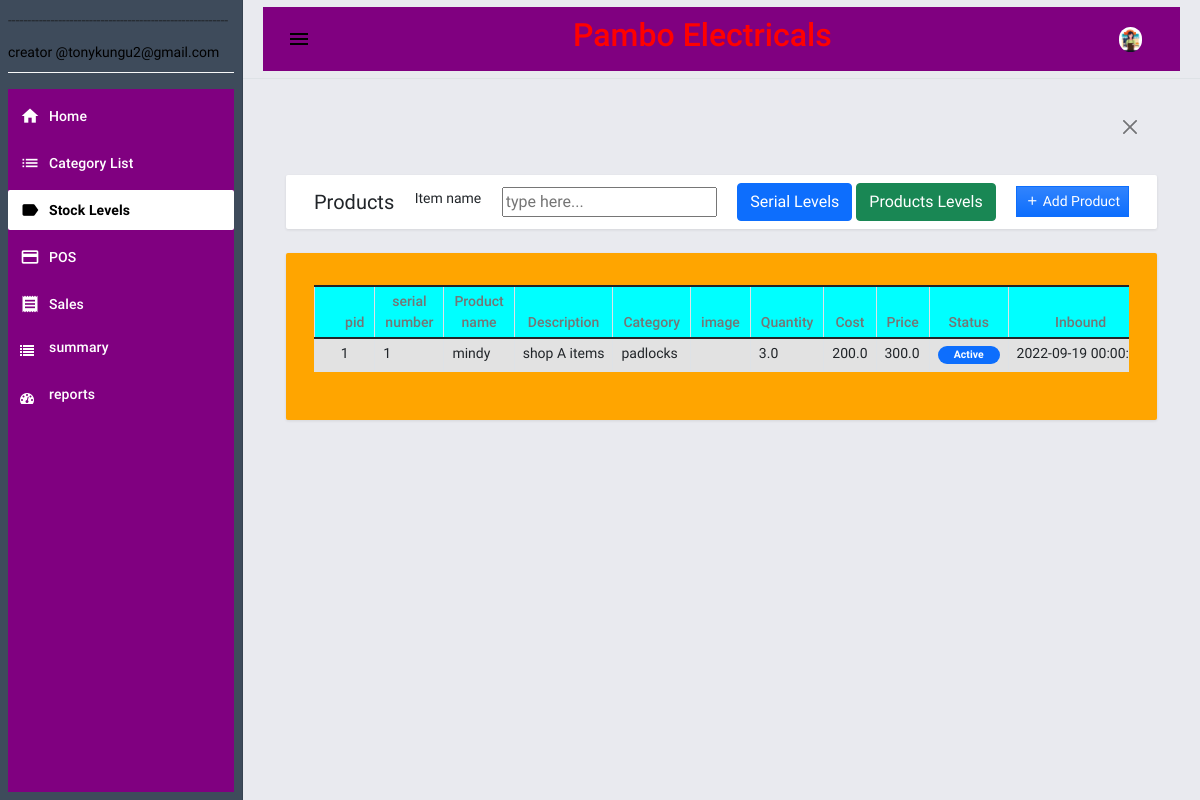
The page /products (signed in) on the database as committed earlier.
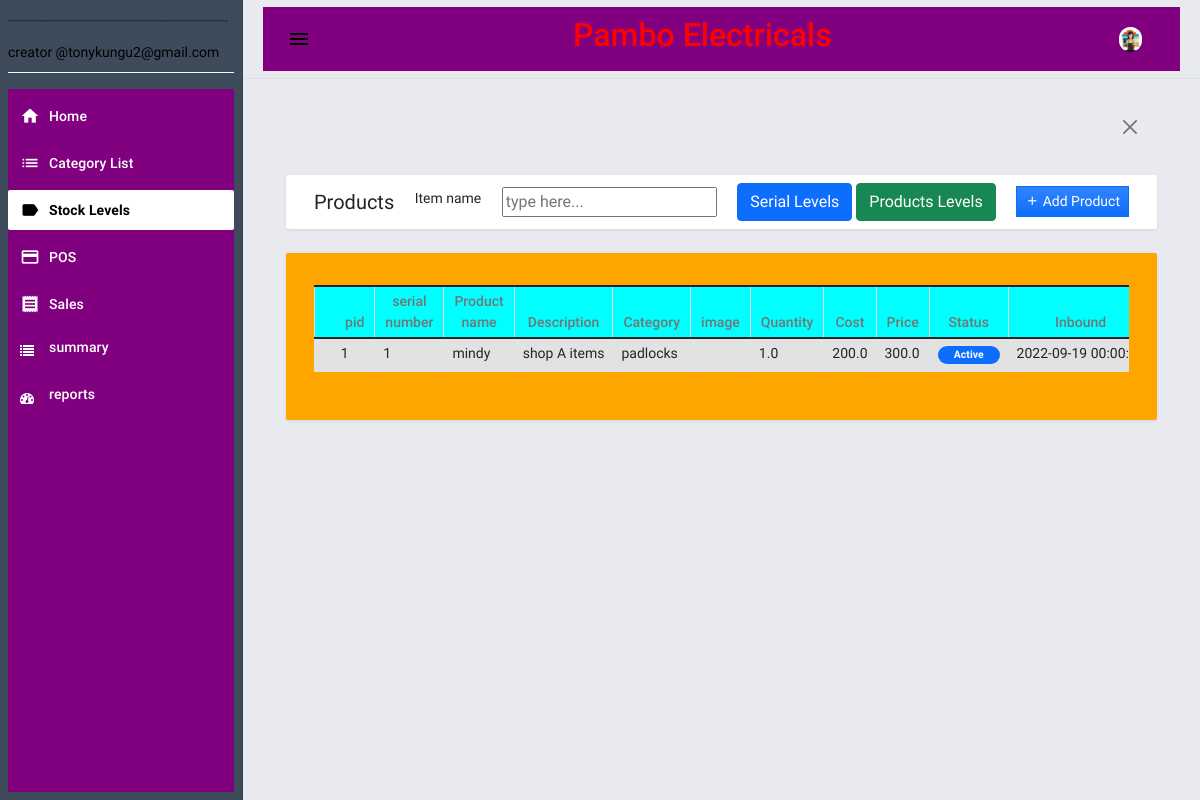
The same page on the database as committed later.
### pambo/database.py (models this page shows)
class products(posData.Model): # actual products info
    pid=posData.Column(posData.Integer,primary_key=True)
    serial=posData.Column(posData.String(),nullable=False,default="0")
    pname=posData.Column(posData.String(100),nullable=False)
    pDesc=posData.Column(posData.String(100),nullable=True)
    pCat=posData.Column(posData.String(100),nullable=False)
    pImage=posData.Column(posData.String(100),nullable=True)
    pQuant=posData.Column(posData.Float,nullable=False)
    pCost=posData.Column(posData.Float,nullable=False)
    pPrice=posData.Column(posData.Float,nullable=False)
    pStatus=posData.Column(posData.String(100),nullable=False)
    pDate=posData.Column(posData.DateTime,nullable=False,default=datetime.utcnow)
    pShop=posData.Column(posData.String(100),nullable=False)
    pCreator=posData.Column(posData.String(100),nullable=False)

### pambo/routes.py (the view)
@app.route('/products')
@login_required
def prodInfo():
    prods=products.query.all()
    prodGrp=getProdCat()
    return render_template('products.html',prods=prods,prodGrp=prodGrp)

### pambo/grpProd.py (called while the page is built)
def getProdCat():
    conn=sqlite3.connect('./pambo/pos.db')
    rows=[]
    cur=conn.execute('select pName,pCat,count(*) as No_Products,sum(pCost) as total_cost,sum(pPrice) as total_Price from products group by pName')
    for row in cur:
        rows.append(row)
    return rows

### pambo/routes.py (called while the page is built)
@logins.user_loader
def load_user(id):
    return posUsers.query.get(int(id))

### pambo/template/products.html (shortened to what this page needs)
{% extends "base.html" %} {% block pageContent %}
<div class="mdc-layout-grid__cell stretch-card mdc-layout-grid__cell--span-12">
    <div class="mdc-card py-2">
        <div class="d-flex justify-content-between align-items-center">
            <h4 class="card-title mb-0">Products </h4>
            <p>Item name</p>
            <input list="magicHouses" id="iname" name="iname" placeholder="type here..." />
            <div class="text-start">
                <a href="{{url_for('prodInfo')}}"><button class="btn btn-primary" id="create_new"><span> Serial Levels</span></button></a>
                <button onclick="prodGrp()" class="btn btn-success"id="create_new"><span> Products Levels</span></button>
            </div>
            <div class="text-start">
                <a href="{{url_for('addProd')}}"><button class="btn btn-primary bg-gradient btn-sm rounded-0" id="create_new"><i class="mdi mdi-plus"></i><span> Add Product</span></button></a>
            </div>
        </div>
    </div>
</div>
<div class="mdc-layout-grid__cell stretch-card mdc-layout-grid__cell--span-12">
    <div class="mdc-card" style="background-color:orange ;">
        <div class="table-responsive" id="products">
            <table class="table table-striped table-bordered">
                <colgroup>
                    <col width="5%">
                    <col width="20%">
                    <col width="20%">
                    <col width="25%">
                    <col width="15%">
                    <col width="15%">
                </colgroup>
                <thead style="background-color:aqua">
                    <tr>
                        <th class="text-center py-1">pid</th>
                        <th class="text-center py-1">serial number</th>
                        <th class="text-center py-1">Product name</th>
                        <th class="text-center py-1">Description</th>
                        <th class="text-center py-1">Category</th>
                        <th class="text-center py-1">image</th>
                        <th class="text-center py-1">Quantity</th>
                        <th class="text-center py-1">Cost</th>
                        <th class="text-center py-1">Price</th>
                        <th class="text-center py-1">Status</th>
                        <th class="text-center py-1">Inbound</th>
                    </tr>
                </thead>
                <tbody id="prodtab">
                    {% for prod in prods %}
                    <tr>
                        <td class="px-2 py-1 text-center">{{prod.pid}}</td>
                        <td class="px-2 py-1 text-start">{{prod.serial}}</td>
                        <td class="px-2 py-1 text-start">{{prod.pname}}</td>
                        <td class="px-2 py-1 text-start">{{prod.pDesc}}</td>
                        <td class="px-2 py-1 text-start">{{prod.pCat}}</td>
                        <td class="px-2 py-1 text-start"><a href="/imdownload/{{prod.pImage}}">{{prod.pImage}}</a> </td>
                        <td class="px-2 py-1 text-start">{{prod.pQuant}}</td>
                        <td class="px-2 py-1 text-start">{{prod.pCost}}</td>
                        <td class="px-2 py-1 text-start">{{prod.pPrice}}</td>
                        <td class="px-2 py-1 text-center">
                            {% if prod.pStatus=="1" %}
                            <span class="badge bg-primary rounded-pill px-3">Active</span>
                            {% else %}
                            <span class="badge bg-secondary rounded-pill px-3">Inactive</span>
                            {% endif %}
                        </td>
                        <td class="px-2 py-1 text-start">{{prod.pDate}}</td>
                    </tr>
                   {% endfor %}
                </tbody>
            </table>
        </div>
    </div>
</div>
{% endblock pageContent %}

Rows that differ between the two databases and show on the page:
changed products "mindy": pQuant "3.0" → "1.0"
